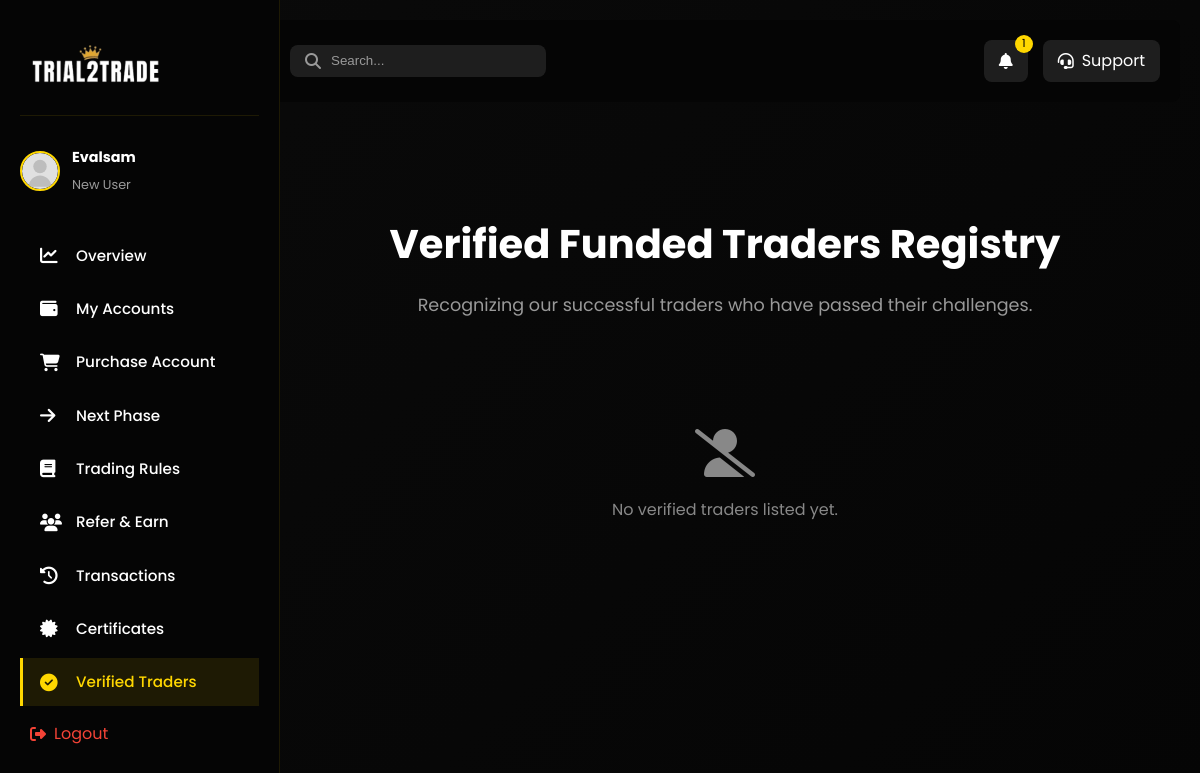
Before: /dashboard-verified-traders/ (signed in) with the older database file.
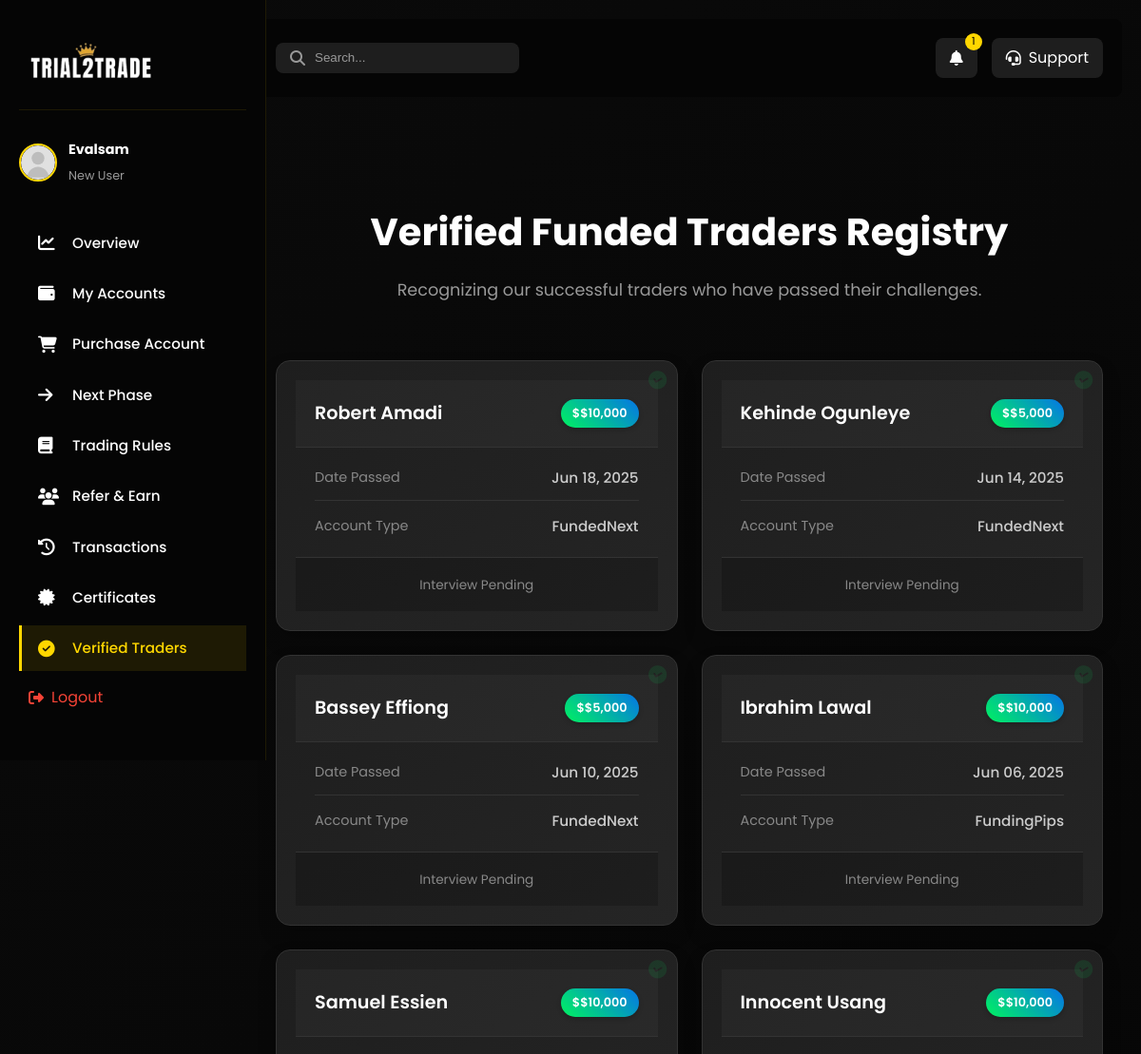
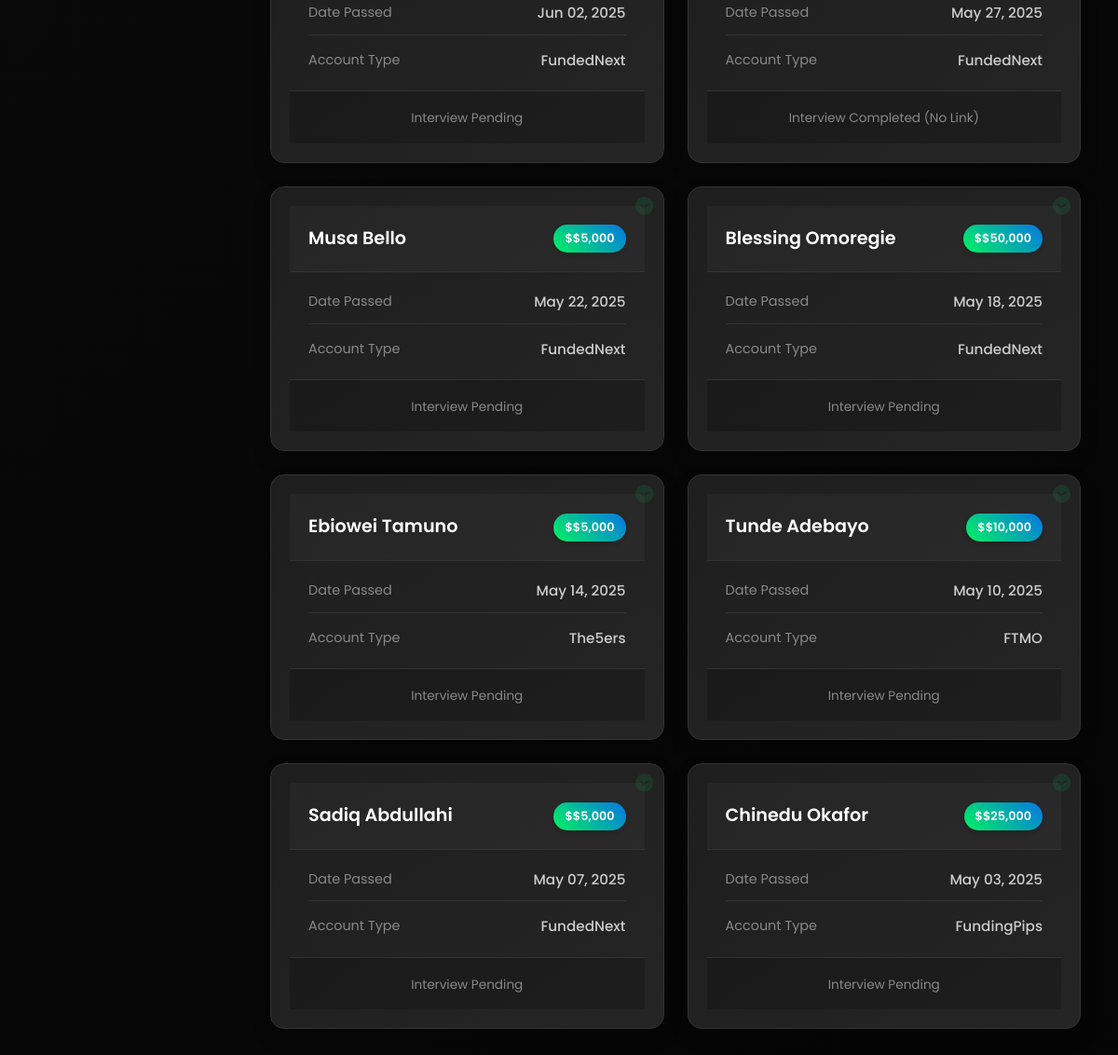
After: the same page with the newer database file (2 pictures, top to bottom).
### main/models.py (models this page shows, shortened)
class VerifiedTrader(models.Model):
    full_name = models.CharField(max_length=200)
    date_passed = models.DateField()
    account_size = models.CharField(max_length=20)
    prop_account_purchased = models.CharField(max_length=100)
    interviewed = models.BooleanField(default=False)
    interview_link = models.URLField(blank=True, null=True)
    created_at = models.DateTimeField(auto_now_add=True)

### main/views.py (the view)
# urls.py: path('dashboard-verified-traders/', views.dashboard_verified_traders, name='dashboard_verified_traders'),
@login_required(login_url='/login_user')
def dashboard_verified_traders(request):
    verified_traders = VerifiedTrader.objects.all().order_by('-date_passed')
    context = {
        'verified_traders': verified_traders,
        'global_alert': get_active_global_alert(),
    }
    return render(request, 'main/dashboard-verified-traders.html', context)

### main/context_processors.py (called while the page is built)
def active_discount_code(request):
    active_code = DiscountCode.objects.filter(is_active=True).order_by('-created_at').first()
    return {'active_discount_code': active_code}

def announcement_count(request):
    count = Announcement.objects.filter(is_published=True).count()
    return {'announcement_count': count}

### main/views.py (called while the page is built)
def get_active_global_alert():
    try:
        from .models import GlobalAlert
        return GlobalAlert.objects.filter(is_active=True).order_by('-created_at').first()
    except Exception:
        return None

### main/templates/main/dashboard-verified-traders.html (shortened to what the changed rows need)
{% load static %}
<!DOCTYPE html>
<html lang="en">
<head>
    <link rel="stylesheet" href="{% static 'css/style.css' %}">
    <link rel="stylesheet" href="{% static 'css/dashboard.css' %}">
    <link rel="stylesheet" href="{% static 'css/dashboard-nav.css' %}">
    <link rel="stylesheet" href="https://cdnjs.cloudflare.com/ajax/libs/font-awesome/6.4.0/css/all.min.css">
    <link rel="stylesheet" href="{% static 'css/mobile-nav.css' %}">
</head>
<body>
    <main class="dashboard-content">
        <section class="dashboard-section active">
            <div class="section-header">
                <h2>Verified Funded Traders Registry</h2>
            </div>
            <div class="traders-grid">
                {% for trader in verified_traders %}
                <div class="trader-card">
                    <i class="fas fa-check-circle verified-badge"></i>
                    <div class="trader-card-header">
                        <h3 class="trader-name">{{ trader.full_name }}</h3>
                        <span class="account-badge">${{ trader.account_size }}</span>
                    </div>
                    <div class="trader-card-body">
                        <div class="info-row">
                            <span class="info-label">Date Passed</span>
                            <span class="info-value">{{ trader.date_passed|date:"M d, Y" }}</span>
                        </div>
                        <div class="info-row">
                            <span class="info-label">Account Type</span>
                            <span class="info-value">{{ trader.prop_account_purchased }}</span>
                        </div>
                    </div>
                    <div class="interview-section">
                        {% if trader.interview_link %}
                            <a href="{{ trader.interview_link }}" target="_blank" class="interview-btn">
                                <i class="fas fa-play-circle"></i> Watch Interview
                            </a>
                        {% else %}
                            <span class="interview-status">
                                {% if trader.interviewed %}
                                    Interview Completed (No Link)
                                {% else %}
                                    Interview Pending
                                {% endif %}
                            </span>
                        {% endif %}
                    </div>
                </div>
                {% empty %}
                <div style="grid-column: 1 / -1; text-align: center; padding: 50px; color: #888;">
                    <i class="fas fa-user-slash" style="font-size: 3rem; margin-bottom: 20px;"></i>
                    <p>No verified traders listed yet.</p>
                </div>
                {% endfor %}
            </div>
        </section>
    </main>
</body>
</html>

Changed rows visible on the page:
added VerifiedTrader: full_name "Robert Amadi", account_size "$10,000", date_passed "Jun 18, 2025", prop_account_purchased "FundedNext", interviewed "Interview Pending"
added VerifiedTrader: full_name "Kehinde Ogunleye", account_size "$5,000", date_passed "Jun 14, 2025", prop_account_purchased "FundedNext", interviewed "Interview Pending"
added VerifiedTrader: full_name "Bassey Effiong", account_size "$5,000", date_passed "Jun 10, 2025", prop_account_purchased "FundedNext", interviewed "Interview Pending"
added VerifiedTrader: full_name "Ibrahim Lawal", account_size "$10,000", date_passed "Jun 06, 2025", prop_account_purchased "FundingPips", interviewed "Interview Pending"
added VerifiedTrader: full_name "Samuel Essien", account_size "$10,000", date_passed "Jun 02, 2025", prop_account_purchased "FundedNext", interviewed "Interview Pending"
added VerifiedTrader: full_name "Innocent Usang", account_size "$10,000", date_passed "May 27, 2025", prop_account_purchased "FundedNext", interviewed "Interview Completed (No Link)"
added VerifiedTrader: full_name "Musa Bello", account_size "$5,000", date_passed "May 22, 2025", prop_account_purchased "FundedNext", interviewed "Interview Pending"
added VerifiedTrader: full_name "Blessing Omoregie", account_size "$50,000", date_passed "May 18, 2025", prop_account_purchased "FundedNext", interviewed "Interview Pending"
added VerifiedTrader: full_name "Ebiowei Tamuno", account_size "$5,000", date_passed "May 14, 2025", prop_account_purchased "The5ers", interviewed "Interview Pending"
added VerifiedTrader: full_name "Tunde Adebayo", account_size "$10,000", date_passed "May 10, 2025", prop_account_purchased "FTMO", interviewed "Interview Pending"
added VerifiedTrader: full_name "Sadiq Abdullahi", account_size "$5,000", date_passed "May 07, 2025", prop_account_purchased "FundedNext", interviewed "Interview Pending"
added VerifiedTrader: full_name "Chinedu Okafor", account_size "$25,000", date_passed "May 03, 2025", prop_account_purchased "FundingPips", interviewed "Interview Pending"
Other visible differences:
text no longer shown: "No verified traders listed yet."
